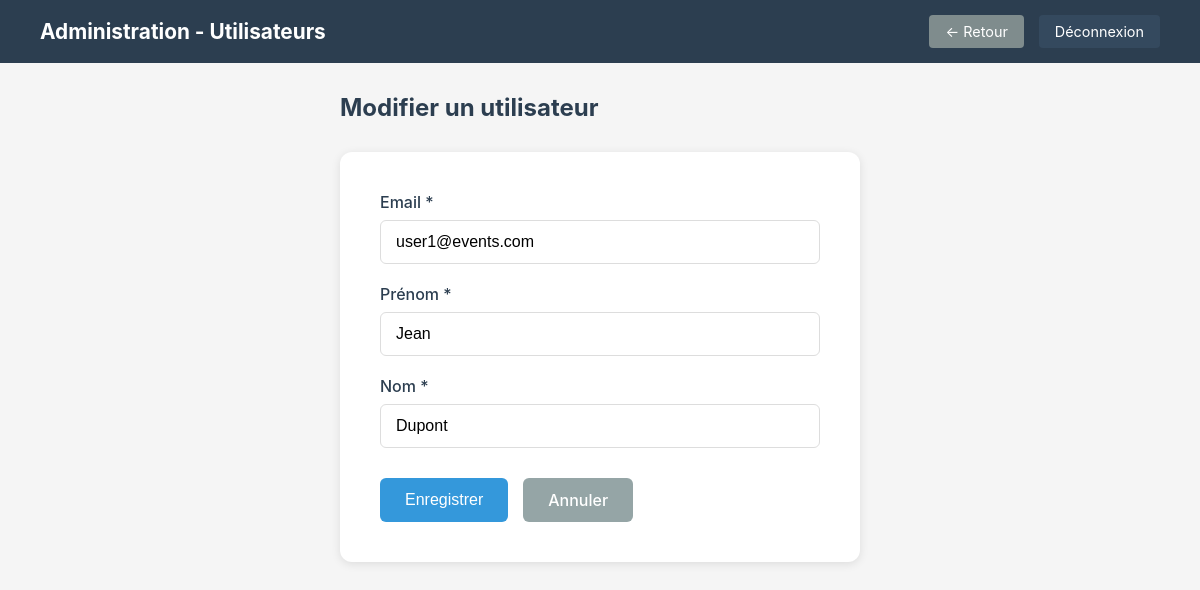
Page /admin/users/edit.php?id=2 (signed in) on the committed database.
### tables this page shows
CREATE TABLE IF NOT EXISTS users (
    id INT AUTO_INCREMENT PRIMARY KEY,
    email VARCHAR(100) UNIQUE NOT NULL,
    password_hash VARCHAR(255) NOT NULL,
    first_name VARCHAR(50) NOT NULL,
    last_name VARCHAR(50) NOT NULL,
    role ENUM('ROLE_USER', 'ROLE_ADMIN') DEFAULT 'ROLE_USER',
    created_at TIMESTAMP DEFAULT CURRENT_TIMESTAMP
);

### src/Database.php (called while the page is built, shortened)
<?php
class Database
{
    private static $instance = null;
    private $mysqli;
    private function __construct()
    {
        $this->mysqli = new mysqli(
            'db',
            'root',
            'root',
            'events_db'
        );
        $this->mysqli->set_charset("utf8mb4");
        $this->mysqli->query("SET NAMES utf8mb4");
        $this->mysqli->query("SET CHARACTER SET utf8mb4");
    }
    public static function getInstance()
    {
        if (self::$instance === null) {
            self::$instance = new self();
        }
        return self::$instance;
    }
    public function prepare($sql)
    {
        return $this->mysqli->prepare($sql);
    }
}

### src/models/User.php (called while the page is built, shortened)
<?php
class User
{
    private string $email;
    private string $firstName;
    private string $lastName;
    public function getEmail(): string
    {
        return $this->email;
    }
    public function getFirstName(): string
    {
        return $this->firstName;
    }
    public function getLastName(): string
    {
        return $this->lastName;
    }
    public static function findById(int $id): ?User
    {
        $database = Database::getInstance();
        $sql = "SELECT * FROM users WHERE id = ?";
        $stmt = $database->prepare($sql);
        $stmt->bind_param("i", $id);
        $stmt->execute();
        $result = $stmt->get_result();
        if ($row = $result->fetch_assoc()) {
            $user = new self();
            $user->id = $row['id'];
            $user->email = $row['email'];
            $user->firstName = $row['first_name'];
            $user->lastName = $row['last_name'];
            $user->role = $row['role'];
            $user->passwordHash = $row['password_hash'];
            $user->createdAt = new DateTime($row['created_at']);
            return $user;
        }
        return null;
    }
}

### admin/users/edit.php (the view, shortened to what this page needs)
<?php
require_once '../../src/Database.php';
require_once '../../src/models/User.php';
$userId = $_GET['id'] ?? 0;
$user = User::findById($userId);
?>
<!DOCTYPE html>
<html lang="fr">
<head>
</head>
<body>
    <header class="admin-header">
        <h1>Administration - Utilisateurs</h1>
        <nav class="admin-nav">
            <a href="index.php" class="back">← Retour</a>
            <a href="../logout.php">Déconnexion</a>
        </nav>
    </header>
    <main class="main-content">
        <div class="page-header">
            <h2>Modifier un utilisateur</h2>
        </div>
        <div class="form-card">
            <form method="POST">
                <div class="form-group">
                    <label for="email">Email *</label>
                    <input type="email" id="email" name="email" value="<?php echo htmlspecialchars($user->getEmail()); ?>" required>
                </div>
                <div class="form-group">
                    <label for="first_name">Prénom *</label>
                    <input type="text" id="first_name" name="first_name" value="<?php echo htmlspecialchars($user->getFirstName()); ?>" required>
                </div>
                <div class="form-group">
                    <label for="last_name">Nom *</label>
                    <input type="text" id="last_name" name="last_name" value="<?php echo htmlspecialchars($user->getLastName()); ?>" required>
                </div>
                <div class="form-actions">
                    <button type="submit" class="btn btn-primary">Enregistrer</button>
                    <a href="index.php" class="btn btn-secondary">Annuler</a>
                </div>
            </form>
        </div>
    </main>
</body>
</html>

### admin/users/edit.php (style rules this page uses)
* { margin: 0; padding: 0; box-sizing: border-box; }
body { font-family: -apple-system, BlinkMacSystemFont, 'Segoe UI', Roboto, sans-serif; background: #f5f5f5; min-height: 100vh; }
.admin-header { background: #2c3e50; color: white; padding: 15px 40px; display: flex; justify-content: space-between; align-items: center; }
.admin-header h1 { font-size: 1.3rem; }
.admin-nav { display: flex; gap: 15px; }
.admin-nav a { color: white; text-decoration: none; padding: 8px 16px; background: #34495e; border-radius: 4px; font-size: 0.9rem; }
.admin-nav a.back { background: #7f8c8d; }
.main-content { padding: 30px 40px; max-width: 600px; margin: 0 auto; }
.page-header { margin-bottom: 30px; }
.page-header h2 { color: #2c3e50; font-size: 1.5rem; }
.form-card { background: white; padding: 40px; border-radius: 12px; box-shadow: 0 2px 10px rgba(0,0,0,0.1); }
.form-group { margin-bottom: 20px; }
.form-group label { display: block; margin-bottom: 8px; color: #2c3e50; font-weight: 500; }
.form-group input { width: 100%; padding: 12px 15px; border: 1px solid #ddd; border-radius: 6px; font-size: 1rem; transition: border-color 0.2s; }
.btn { padding: 12px 25px; border: none; border-radius: 6px; cursor: pointer; font-size: 1rem; font-weight: 500; text-decoration: none; display: inline-block; }
.btn-primary { background: #3498db; color: white; }
.btn-secondary { background: #95a5a6; color: white; }
.form-actions { display: flex; gap: 15px; margin-top: 30px; }

### rows in the picture
users: email "user1@events.com", first_name "Jean", last_name "Dupont"
